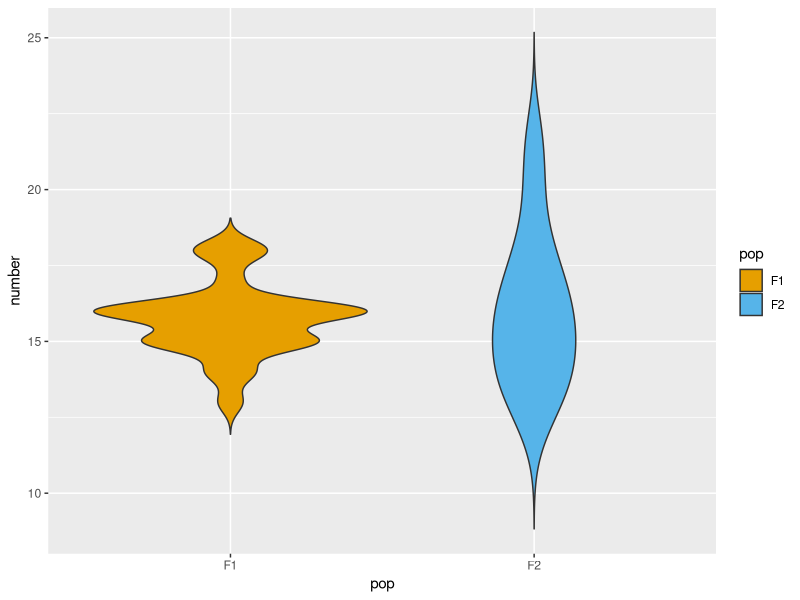

Write the R code that produced this figure.
# Segunda Especialidad UNA Puno
# Gerardo Mamani
# gerardocmamani@gmail.com

A <- matrix(c(2,3,2,1,4,1,-2,3),3,3)


B <- matrix(c(-1,3,4,1,4,0,0,1),3,3)


dim(A)

A[1,2]


t(A)


qr(A)$rank


det(A)


A + B


A - B


A%*%B


5*B


A%*%solve(B)


C <- matrix(c(-1,5,0,1,-2,0,-1,0,1),3,3)


G <- matrix(c(8,1,2,3,1,4,4,5,2,4,3,6,3,5,6,1),4,4)


F <- matrix(c(5,0,0,0,4,0,0,0,3),3,3)


H <- matrix(c(5,0,0,0,5,0,0,0,5),3,3)


I <- matrix(c(1,0,0,0,1,0,0,0,1),3,3)


solve(A)


A <- matrix(c(1,3,2,4),2,2)
B <- matrix(c(5,6),2,1)
C <- matrix(c(7,8),1,2)
D <- matrix(c(9),1,1)
sup <- cbind(A,B)
inf <- cbind(C,D)
E <- rbind(sup, inf)


eq <-  noquote(paste(expression("2x + y &=5\\\\x -y &=4")))

X<-matrix(c(2,1,1,-1),2,2)
y<-matrix(c(5,4),2,1)
b<-solve(X)%*%y
b

X <- matrix(c(1,1,1,1,1,6,5,4,4.5,6.2),5,2)

y <- matrix(c(22,20,16,15,20),5,1)


betas <- solve(t(X)%*%X)%*%t(X)%*%y
betas

print(paste0("a= ", betas[1]))
print(paste0("b= ", betas[2]))


lm(y ~ X[,-1] )


y <- matrix(c(6,11,4,3,5,9,10),7,1)
X0 <- matrix(c(4,7,2,1,3,7,8,5,2,6,9,4,3,2,4,3,4,6,5,4,5),7,3)

data <- data.frame(y,X0)

library(knitr)
library(tidyverse)


X <- cbind(rep(1,7),X0)

y <- matrix(c(6,11,4,3,5,9,10),7,1)
X0 <- matrix(c(4,7,2,1,3,7,8,5,2,6,9,4,3,2,4,3,4,6,5,4,5),7,3)
X <- cbind(rep(1,7),X0)

betas <- solve(t(X)%*%X)%*%t(X)%*%y
betas


lm(y ~ 0 + X)


y.hat <- X %*% betas
y.hat


e <- y - y.hat
e


f1 <- read.table(header = FALSE, text = "
                 18	15	16	18	15
16	14	16	18	17
16	13	16	14	16
15	16	15	15	16
15	16	16	15	16")


library(knitr)


kable(f1, format = "markdown")


f2 <- read.table(header = FALSE, text = "
                16	20	19	17	14
16	14	14	15	17
22	13	12	15	16
21	18	15	14	18
16	17	13	15	13
")



kable(f2, format = "markdown")


f1 <- as.vector(as.matrix(f1))
f2 <- as.vector(as.matrix(f2))
mean(f1)

mean(f2)


var(f1)


var(f2)


library(ggplot2)

df <- rbind(data.frame(number=f1, pop="F1"), data.frame(number=f2, pop="F2"))
ggplot(df, aes( y=number, x=pop, fill=pop)) +
  scale_fill_manual(values=c("#E69F00", "#56B4E9")) +
  geom_violin(trim=FALSE)

